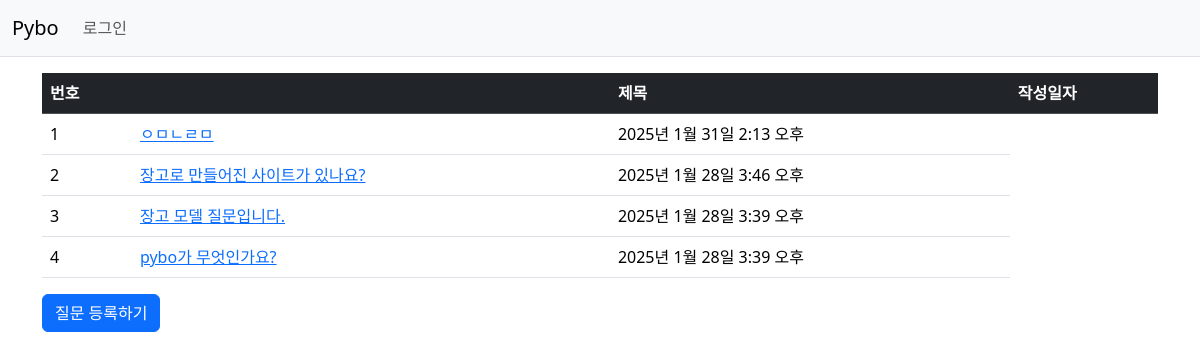
Screenshot of /pybo/ with the database file from the repository.
### pybo/models.py (models this page shows, shortened)
class Question(models.Model):
    subject = models.CharField(max_length=200)
    content = models.TextField()
    create_date = models.DateTimeField()

### pybo/views.py (the view)
# urls.py: path('', views.index, name='index'),
def index(request):
    question_list = Question.objects.order_by('-create_date')
    context = {'question_list': question_list}
    return render(request, 'pybo/question_list.html', context)

### templates/pybo/question_list.html (shortened to what this page needs)
{% extends 'base.html' %}
{% block content %}
<div class="container my-3">
    <table class="table">
        <thead>
            <tr class="table-dark">
                <th>번호<th>
                <th>제목</th>
                <th>작성일자</th>
            </tr>
        </thead>
        <tbody>
            {% if question_list %}
            {% for question in question_list%}
            <tr>
                <td>{{ forloop.counter}}</td>
                <td>
                    <a href="{% url 'pybo:detail' question.id %}">{{ question.subject }}</a>
                </td>
                <td>{{ question.create_date}}</td>
            </tr>
            {% endfor %}
            {% else%}
            <tr>
                <td colspan="3">질문이 있습니다.</td>
            </tr>
            {% endif%}
        </tbody>
    </table>
    <a href="{% url 'pybo:question_create' %}" class="btn btn-primary">질문 등록하기</a>
</div>
{% endblock %}

### templates/base.html (shortened to what this page needs)
{% load static %}
<!doctype html>
<html lang="ko">
<head>
    <link rel="stylesheet" type="text/css" href="{% static 'bootstrap.min.css' %}">
    <link rel="stylesheet" type="text/css" href="{% static 'style.css' %}">
</head>
<body>
{% include "navbar.html" %}
{% block content %}
{% endblock %}
</body>
</html>

### templates/navbar.html (shortened to what this page needs)
<nav class="navbar navbar-expand-lg navbar-light bg-light border-bottom">
    <div class="container-fluid">
        <a class="navbar-brand" href="{% url 'pybo:index' %}">Pybo</a>
        <div class="collapse navbar-collapse" id="navbarSupportedContent">
            <ul class="navbar-nav me-auto mb-2 mb-lg-0">
                <li class="nav-item">
                    <a class="nav-link" href="#">로그인</a>
                </li>
            </ul>
        </div>
    </div>
</nav>

### rows the page displays
Question: subject "ㅇㅁㄴㄹㅁ", create_date "2025년 1월 31일 2:13 오후"
Question: subject "장고로 만들어진 사이트가 있나요?", create_date "2025년 1월 28일 3:46 오후"
Question: subject "장고 모델 질문입니다.", create_date "2025년 1월 28일 3:39 오후"
Question: subject "pybo가 무엇인가요?", create_date "2025년 1월 28일 3:39 오후"
